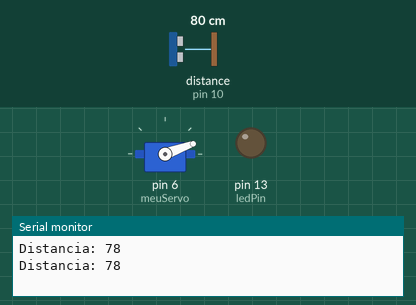
This sketch was run on a simulated Arduino Uno, built with avr-gcc and run on an emulated ATmega328P. Parts: servo, output pins drawn as LEDs (lit = HIGH), the last lines printed to the serial monitor. Wiring (inferred from the names in the program): ultrasonic range finder: trigger pin 9; echo pin 10. Inputs (shaded band) come from the test bench; at power-on: distance to the obstacle (sensor on pin 10) 80 cm. The echo pulse lasts 58.3 µs per cm; pins used as bus, display or sensor lines are not drawn.

Above: at 2.3 s.
2.4 s: distance to the obstacle (sensor on pin 10) set to 13 cm
6.5 s: distance to the obstacle (sensor on pin 10) set to 10 cm
At 7.3 s:
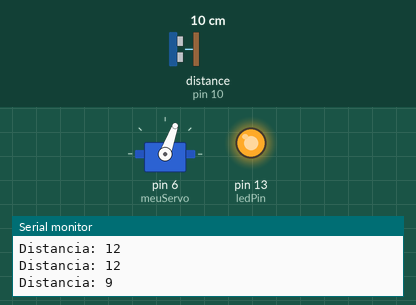
10.6 s: distance to the obstacle (sensor on pin 10) set to 18 cm
At 12.6 s:
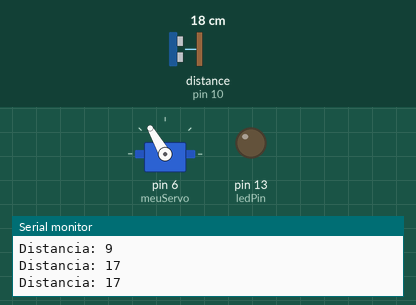
14.7 s: distance to the obstacle (sensor on pin 10) set to 2 cm
At 18.6 s:
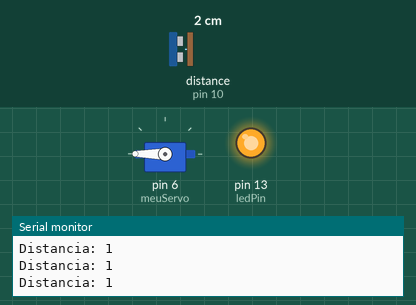
18.8 s: distance to the obstacle (sensor on pin 10) set to 35 cm
At 20.4 s:
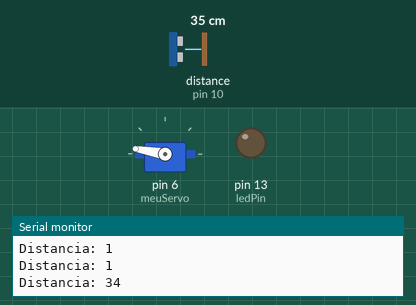
22.9 s: distance to the obstacle (sensor on pin 10) set to 4 cm
At 24.8 s:
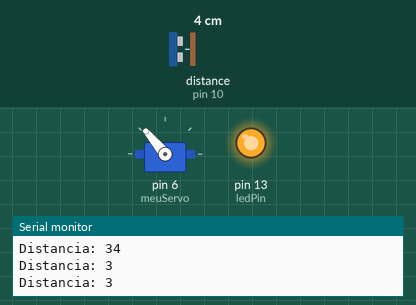
Timing chart, 0 to 34.5 s (numbered marks = the images above; inputs shaded):
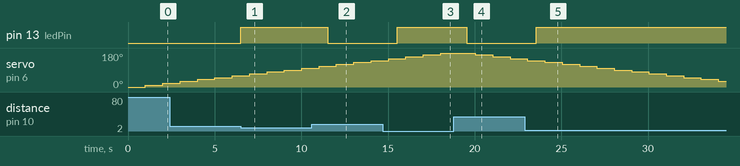

Measured:
- the behaviour switches between 12 and 11 cm on distance to the obstacle (sensor on pin 10) (found by bisection; images 0 and 1)
- after the input at 6.5 s, pin 13 (ledPin): LOW → HIGH at once
- after the input at 10.6 s, pin 13 (ledPin): HIGH → LOW after 0.93 s
- after the input at 14.7 s, pin 13 (ledPin): LOW → HIGH after 0.83 s
- after the input at 18.8 s, pin 13 (ledPin): HIGH → LOW after 0.74 s
- after the input at 22.9 s, pin 13 (ledPin): LOW → HIGH after 0.65 s

The sketch:

Sensi_LCD.ino
```cpp
#include <Servo.h>  // Biblioteca para controle do servo

// Pinos do sensor ultrassônico
const int trigPin = 9;
const int echoPin = 10;

// Pino do LED
const int ledPin = 13;

// Criação do objeto servo
Servo meuServo;

void setup() {
  // Configurações dos pinos
  pinMode(trigPin, OUTPUT);
  pinMode(echoPin, INPUT);
  pinMode(ledPin, OUTPUT);

  // Inicializando o servo no pino 6
  meuServo.attach(6);

  // Inicializando a comunicação serial (opcional para depuração)
  Serial.begin(9600);
}

void loop() {
  for (int angulo = 0; angulo <= 180; angulo += 10) {
    meuServo.write(angulo);  // Move o servo para o ângulo atual
    delay(500);  // Atraso para dar tempo ao sensor

    long distancia = medirDistancia();  // Medir distância do objeto

    // Exibe a distância no Monitor Serial (opcional)
    Serial.print("Distancia: ");
    Serial.println(distancia);

    // Se a distância for menor ou igual a 10 cm, acende o LED
    if (distancia <= 10 && distancia != -1) {
      digitalWrite(ledPin, HIGH);  // Acende o LED
    } else {
      digitalWrite(ledPin, LOW);   // Apaga o LED
    }

    delay(500);  // Pequeno atraso entre leituras
  }

  // Servo retorna para a posição inicial
  for (int angulo = 180; angulo >= 0; angulo -= 10) {
    meuServo.write(angulo);  // Move o servo para o ângulo atual
    delay(500);  // Atraso para dar tempo ao sensor

    long distancia = medirDistancia();  // Medir distância do objeto

    Serial.print("Distancia: ");
    Serial.println(distancia);

    if (distancia <= 10 && distancia != -1) {
      digitalWrite(ledPin, HIGH);  // Acende o LED
    } else {
      digitalWrite(ledPin, LOW);   // Apaga o LED
    }

    delay(500);
  }
}

// Função para medir a distância usando o sensor ultrassônico
long medirDistancia() {
  digitalWrite(trigPin, LOW);
  delayMicroseconds(2);
  digitalWrite(trigPin, HIGH);
  delayMicroseconds(10);
  digitalWrite(trigPin, LOW);

  long duracao = pulseIn(echoPin, HIGH, 30000);  // Tempo do pulso de retorno
  long distancia = duracao * 0.034 / 2;          // Converter o tempo em distância (cm)

  // Se a distância for inválida, retorna -1
  if (distancia <= 0 || distancia > 400) {
    return -1;
  }

  return distancia;
}
```
